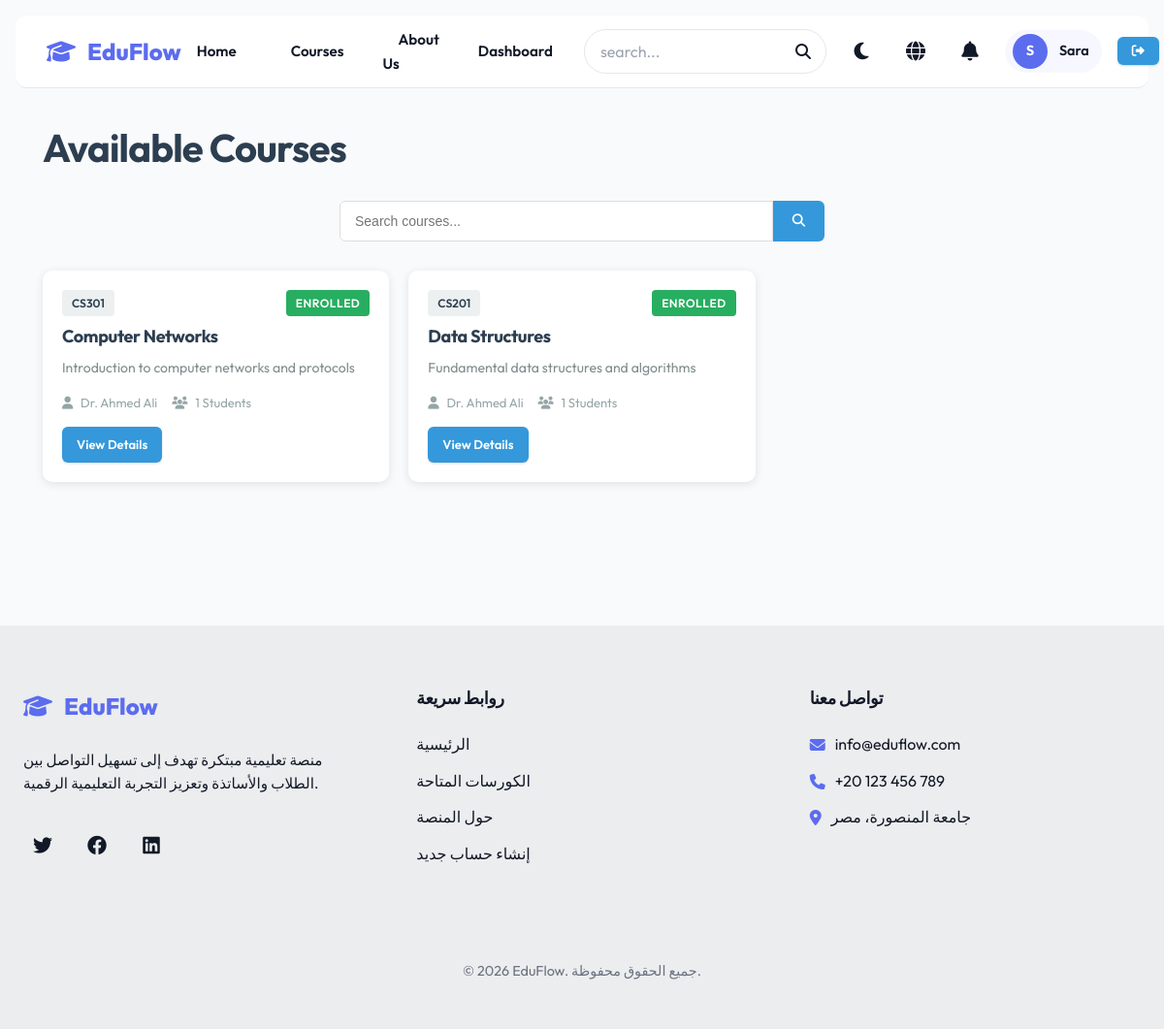
The app's page /courses/list.php?lang=en (signed in) with its own data.
### tables this page shows
CREATE TABLE courses (
    id INT PRIMARY KEY AUTO_INCREMENT,
    course_name VARCHAR(200) NOT NULL,
    course_code VARCHAR(20) UNIQUE NOT NULL,
    professor_id INT NOT NULL,
    description TEXT,
    created_at TIMESTAMP DEFAULT CURRENT_TIMESTAMP,
    FOREIGN KEY (professor_id) REFERENCES users(id) ON DELETE CASCADE
);

CREATE TABLE users (
    id INT PRIMARY KEY AUTO_INCREMENT,
    username VARCHAR(50) UNIQUE NOT NULL,
    email VARCHAR(100) UNIQUE NOT NULL,
    password VARCHAR(255) NOT NULL,
    full_name VARCHAR(100) NOT NULL,
    user_type ENUM('professor', 'student') NOT NULL,
    created_at TIMESTAMP DEFAULT CURRENT_TIMESTAMP
);

### includes/functions.php (called while the page is built, shortened)
<?php
function getUnreadNotificationsCount($userId)
{
    $pdo = getDB();
    $stmt = $pdo->prepare("SELECT COUNT(*) FROM notifications WHERE user_id = ? AND is_read = FALSE");
    $stmt->execute([$userId]);
    return $stmt->fetchColumn();
}

### includes/course_functions.php (called while the page is built, shortened)
<?php
function getCourses($professorId = null, $search = '', $limit = 20, $offset = 0)
{
    $pdo = getDB();
    $sql = "SELECT c.*, u.full_name as professor_name
            FROM courses c
            LEFT JOIN users u ON c.professor_id = u.id
            WHERE 1=1";
    $params = [];
    $sql .= " ORDER BY c.created_at DESC LIMIT ? OFFSET ?";
    $params[] = $limit;
    $params[] = $offset;
    $stmt = $pdo->prepare($sql);
    $stmt->execute($params);
    return $stmt->fetchAll();
}
function isStudentEnrolled($courseId, $studentId)
{
    $pdo = getDB();
    $stmt = $pdo->prepare("
        SELECT id FROM course_enrollments
        WHERE course_id = ? AND student_id = ? AND status = 'active'
    ");
    $stmt->execute([$courseId, $studentId]);
    return (bool) $stmt->fetch();
}
function getCourseStudentCount($courseId)
{
    $pdo = getDB();
    $stmt = $pdo->prepare("
        SELECT COUNT(*) as count
        FROM course_enrollments
        WHERE course_id = ? AND status = 'active'
    ");
    $stmt->execute([$courseId]);
    $result = $stmt->fetch();
    return $result['count'];
}

### courses/list.php (the view, shortened to what this page needs)
<?php
require_once __DIR__ . '/../includes/functions.php';
require_once __DIR__ . '/../includes/course_functions.php';
require_once __DIR__ . '/../includes/header.php';
$search = trim($_GET['search'] ?? '');
$userType = $_SESSION['user_type'] ?? '';
$userId = $_SESSION['user_id'];
if ($userType === 'professor') {
    $courses = getCourses($userId, $search);
} elseif ($userType === 'student') {
    $courses = getCourses(null, $search);
} else {
    $courses = getCourses(null, $search);
}
?>
<div class="container">
    <div class="courses-list">
        <div class="page-header">
            <h1>
                <?php echo $userType === 'professor' ? 'My Courses' : 'Available Courses'; ?>
            </h1>
        </div>
        <form method="GET" action="" class="search-form">
            <div class="search-box">
                <input type="text"
                       name="search"
                       value="<?php echo htmlspecialchars($search); ?>"
                       placeholder="Search courses...">
                <button type="submit" class="btn-search">
                    <i class="fas fa-search"></i>
                </button>
            </div>
        </form>
        <?php if (empty($courses)): ?>
            <div class="empty-state">
                <i class="fas fa-book-open"></i>
                <p>No courses found <?php echo $search ? 'matching your search' : 'available at the moment'; ?></p>
                <?php if ($userType === 'professor' && !$search): ?>
                    <a href="create.php" class="btn btn-primary">Create First Course</a>
                <?php endif; ?>
            </div>
        <?php else: ?>
            <div class="courses-grid">
                <?php foreach ($courses as $course):
                    $studentCount = getCourseStudentCount($course['id']);
                    $isEnrolled = $userType === 'student' ? isStudentEnrolled($course['id'], $userId) : false;
                ?>
                    <div class="course-card">
                        <div class="course-header">
                            <span class="course-code"><?php echo htmlspecialchars($course['course_code']); ?></span>
                            <?php if ($isEnrolled): ?>
                                <span class="badge enrolled">Enrolled</span>
                            <?php endif; ?>
                        </div>
                        <h3><?php echo htmlspecialchars($course['course_name']); ?></h3>
                        <?php if ($course['description']): ?>
                            <p class="course-description">
                                <?php echo htmlspecialchars(mb_substr($course['description'], 0, 100)); ?>
                            </p>
                        <?php endif; ?>
                        <div class="course-meta">
                            <span><i class="fas fa-user"></i>
                                <?php echo htmlspecialchars($course['professor_name'] ?? 'Not specified'); ?>
                            </span>
                            <span><i class="fas fa-users"></i> <?php echo $studentCount; ?> Students</span>
                        </div>
                        <div class="course-actions">
                            <a href="view.php?id=<?php echo $course['id']; ?>" class="btn btn-sm btn-primary">
                                View Details
                            </a>
                        </div>
                    </div>
                <?php endforeach; ?>
            </div>
        <?php endif; ?>
    </div>
</div>
<?php require_once __DIR__ . '/../includes/footer.php'; ?>

### css/style.css (style rules this page uses)
:root { --primary: #5b6cef; --primary-dark: #4f46e5; --primary-light: #6b7eff; --secondary: #6b7280; --secondary-light: #9ca3af; --success: #059669; --success-light: #d1fae5; --warning: #d97706; --warning-light: #fef3c7; --danger: #dc2626; --danger-light: #fee2e2; --info: #2563eb; --info-light: #dbeafe; --bg-primary: #ffffff; --bg-secondary: #f9fafb; --bg-tertiary: #f3f4f6; --text-primary: #111827; --text-secondary: #6b7280; --text-tertiary: #9ca3af; --text-inverse: #ffffff; --border-color: #e5e7eb; --border-light: #f3f4f6; --divider: #f0f0f0; --shadow-xs: 0 1px 2px 0 rgba(0, 0, 0, 0.05); --shadow-sm: 0 1px 3px 0 rgba(0, 0, 0, 0.1), 0 1px 2px 0 rgba(0, 0, 0, 0.06); --shadow-md: 0 4px 6px -1px rgba(0, 0, 0, 0.1), 0 2px 4px -1px rgba(0, 0, 0, 0.06); --shadow-lg: 0 10px 15px -3px rgba(0, 0, 0, 0.1), 0 4px 6px -2px rgba(0, 0, 0, 0.05); --shadow-xl: 0 20px 25px -5px rgba(0, 0, 0, 0.1), 0 10px 10px -5px rgba(0, 0, 0, 0.04); --radius-xs: 4px; --radius-sm: 6px; --radius-md: 8px; --radius-lg: 12px; --radius-xl: 16px; --radius-full: 9999px; --transition-fast: 0.15s ease; --transition: 0.3s cubic-bezier(0.4, 0, 0.2, 1); --transition-slow: 0.5s ease; --z-dropdown: 100; --z-sticky: 200; --z-fixed: 300; --z-modal-backdrop: 400; --z-modal: 500; --z-popover: 600; }
* { margin: 0; padding: 0; box-sizing: border-box; }
html { scroll-behavior: smooth; -webkit-font-smoothing: antialiased; -moz-osx-font-smoothing: grayscale; }
body { font-family: 'Outfit', 'Segoe UI', 'Roboto', system-ui, -apple-system, sans-serif; background-color: var(--bg-secondary); color: var(--text-primary); line-height: 1.6; font-size: 16px; transition: background-color var(--transition-slow); }
h1, h2, h3, h4, h5, h6 { font-weight: 700; line-height: 1.25; letter-spacing: -0.02em; }
h1 { font-size: 2.5rem; margin-bottom: 1rem; }
h3 { font-size: 1.5rem; margin-bottom: 0.75rem; }
p { margin-bottom: 1rem; color: var(--text-secondary); }
a { color: var(--primary); text-decoration: none; transition: color var(--transition-fast); }
.container { width: 100%; max-width: 1280px; margin: 0 auto; padding: 0 1.5rem; }
.btn { display: inline-flex; align-items: center; justify-content: center; gap: 0.5rem; padding: 0.75rem 1.25rem; border-radius: var(--radius-md); font-weight: 600; font-size: 0.95rem; cursor: pointer; border: none; outline: none; transition: var(--transition-fast); text-decoration: none; white-space: nowrap; user-select: none; }
.btn-primary { background: var(--primary); color: var(--text-inverse); box-shadow: var(--shadow-sm); }
.btn-sm { padding: 0.5rem 0.875rem; font-size: 0.875rem; }
.badge { display: inline-flex; align-items: center; padding: 0.375rem 0.75rem; border-radius: var(--radius-full); font-size: 0.75rem; font-weight: 700; text-transform: uppercase; letter-spacing: 0.5px; }

### records on screen
courses: course_code "CS301", course_name "Computer Networks", description "Introduction to computer networks and protocols", professor.full_name "Dr. Ahmed Ali", id "1"
courses: course_code "CS201", course_name "Data Structures", description "Fundamental data structures and algorithms", professor.full_name "Dr. Ahmed Ali", studentCount "1"

### other values on screen
__('home') "Home"
__('courses') "Courses"
__('about') "About Us"
__('dashboard') "Dashboard"
mb_substr($_SESSION['full_name'] ?? 'U', 0, 1) "S"
explode(' ', $_SESSION['full_name'] ?? 'User')[0] "Sara"
